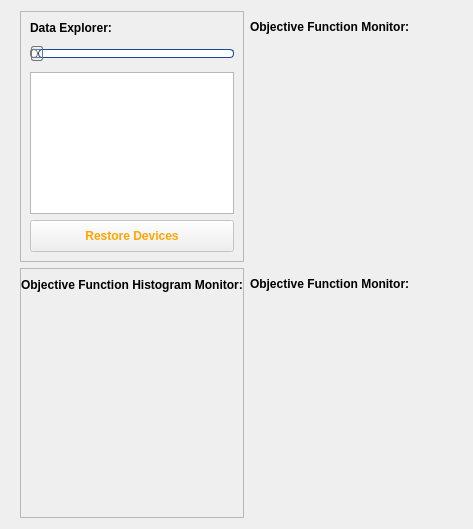
     <widget class="QWidget" name="tab4">
      <attribute name="title">
       <string>Data Browser</string>
      </attribute>
      <layout class="QHBoxLayout" name="horizontalLayout_3" stretch="1,1">
       <property name="leftMargin">
        <number>20</number>
       </property>
       <item>
        <layout class="QVBoxLayout" name="data_layout" stretch="1,1">
         <item>
          <widget class="QFrame" name="frame_2">
           <property name="minimumSize">
            <size>
             <width>0</width>
             <height>0</height>
            </size>
           </property>
           <property name="styleSheet">
            <string notr="true">border-color: blue;</string>
           </property>
           <property name="frameShape">
            <enum>QFrame::StyledPanel</enum>
           </property>
           <property name="frameShadow">
            <enum>QFrame::Raised</enum>
           </property>
           <property name="lineWidth">
            <number>1</number>
           </property>
           <layout class="QVBoxLayout" name="verticalLayout">
            <item>
             <widget class="QLabel" name="label_5">
              <property name="maximumSize">
               <size>
                <width>16777215</width>
                <height>16777215</height>
               </size>
              </property>
              <property name="font">
               <font>
                <weight>75</weight>
                <bold>true</bold>
               </font>
              </property>
              <property name="text">
               <string>Data Explorer:</string>
              </property>
             </widget>
            </item>
            <item>
             <widget class="QSlider" name="browser_data_slider">
              <property name="maximumSize">
               <size>
                <width>16777215</width>
                <height>16777215</height>
               </size>
              </property>
              <property name="toolTip">
               <string>Use this to navigate the data points</string>
              </property>
              <property name="styleSheet">
               <string notr="true">QSlider::groove:horizontal{
border: 1px solid #637EB8;
background: white;
height: 7px;
border-radius: 3px;
}
QSlider::sub-page:horizontal {
background: qlineargradient(x1: 0, y1: 0, x2: 0, y2: 1,
stop: 0 #ABC7EC, stop: 1 #154A98);
border: 1px solid #777;
height: 10px;
border-radius: 4px;
}
QSlider::add-page:horizontal {
background: #fff;
border: 1px solid #154A98;
height: 10px;
border-radius: 4px;
}
QSlider::handle:horizontal{
background: qlineargradient(x1:0, y1:0, x2:1, y2:1,
stop:0 #fff, stop:1 #b3b4b6);
border: 1px solid #777;
width: 10px;
margin-top: -4px;
margin-bottom: -4px;
border-radius: 2px;
}

/*Verticales*/
QSlider::groove:vertical{
border: 1px solid #637EB8;
background: white;
width:7px;
height: 55px;
border-radius: 3px;
}
QSlider::add-page:vertical {
background: qlineargradient(x1: 0, y1: 0, x2: 0, y2: 1,
stop: 0 #ABC7EC, stop: 1 #154A98);
border: 1px solid #154A98;
width: 10px;
border-radius: 4px;
}
QSlider::sub-page:vertical {
background: #fff;
border: 1px solid #777;
width: 7px;
border-radius: 4px;
}
QSlider::handle:vertical{
background: qlineargradient(x1:0, y1:0, x2:1, y2:1,
stop:0 #fff, stop:1 #ABC7EC);
border: 1px solid #777;
height: 5px;
margin-left: -4px;
margin-right: -4px;
border-radius: 2px;
}
/*Horizontales y Verticales*/
QSlider::handle:horizontal:hover,
QSlider::handle:vertical:hover{
border: 1px solid #154A98;
border-radius: 3px;
}</string>
              </property>
              <property name="maximum">
               <number>10</number>
              </property>
              <property name="pageStep">
               <number>10</number>
              </property>
              <property name="orientation">
               <enum>Qt::Horizontal</enum>
              </property>
              <property name="tickPosition">
               <enum>QSlider::TicksBothSides</enum>
              </property>
              <property name="tickInterval">
               <number>1</number>
              </property>
             </widget>
            </item>
            <item>
             <widget class="QTableWidget" name="browser_data_table">
              <property name="minimumSize">
               <size>
                <width>200</width>
                <height>0</height>
               </size>
              </property>
              <property name="maximumSize">
               <size>
                <width>16777215</width>
                <height>16777215</height>
               </size>
              </property>
             </widget>
            </item>
            <item>
             <widget class="QPushButton" name="browser_restore_btn">
              <property name="enabled">
               <bool>false</bool>
              </property>
              <property name="minimumSize">
               <size>
                <width>0</width>
                <height>32</height>
               </size>
              </property>
              <property name="maximumSize">
               <size>
                <width>16777215</width>
                <height>16777215</height>
               </size>
              </property>
              <property name="font">
               <font>
                <weight>75</weight>
                <bold>true</bold>
               </font>
              </property>
              <property name="styleSheet">
               <string notr="true">color: orange</string>
              </property>
              <property name="text">
               <string>Restore Devices</string>
              </property>
             </widget>
            </item>
           </layout>
          </widget>
         </item>
         <item>
          <widget class="QFrame" name="frame_3">
           <property name="minimumSize">
            <size>
             <width>0</width>
             <height>200</height>
            </size>
           </property>
           <property name="styleSheet">
            <string notr="true"/>
           </property>
           <property name="frameShape">
            <enum>QFrame::StyledPanel</enum>
           </property>
           <property name="frameShadow">
            <enum>QFrame::Raised</enum>
           </property>
           <property name="lineWidth">
            <number>1</number>
           </property>
           <layout class="QVBoxLayout" name="verticalLayout_4">
            <property name="leftMargin">
             <number>0</number>
            </property>
            <property name="topMargin">
             <number>0</number>
            </property>
            <property name="rightMargin">
             <number>0</number>
            </property>
            <property name="bottomMargin">
             <number>0</number>
            </property>
            <item>
             <widget class="QLabel" name="label_11">
              <property name="minimumSize">
               <size>
                <width>0</width>
                <height>0</height>
               </size>
              </property>
              <property name="maximumSize">
               <size>
                <width>16777215</width>
                <height>32</height>
               </size>
              </property>
              <property name="font">
               <font>
                <weight>75</weight>
                <bold>true</bold>
               </font>
              </property>
              <property name="text">
               <string>Objective Function Histogram Monitor:</string>
              </property>
             </widget>
            </item>
            <item>
             <widget class="QWidget" name="browser_objhist_plot_panel" native="true">
              <property name="styleSheet">
               <string notr="true"/>
              </property>
             </widget>
            </item>
           </layout>
          </widget>
         </item>
        </layout>
       </item>
       <item>
        <layout class="QVBoxLayout" name="plots_layout">
         <item>
          <widget class="QLabel" name="label">
           <property name="minimumSize">
            <size>
             <width>0</width>
             <height>0</height>
            </size>
           </property>
           <property name="maximumSize">
            <size>
             <width>16777215</width>
             <height>32</height>
            </size>
           </property>
           <property name="font">
            <font>
             <weight>75</weight>
             <bold>true</bold>
            </font>
           </property>
           <property name="text">
            <string>Objective Function Monitor:</string>
           </property>
          </widget>
         </item>
         <item>
          <widget class="QWidget" name="browser_obj_plot_panel" native="true"/>
         </item>
         <item>
          <widget class="QLabel" name="label_4">
           <property name="maximumSize">
            <size>
             <width>16777215</width>
             <height>32</height>
            </size>
           </property>
           <property name="font">
            <font>
             <weight>75</weight>
             <bold>true</bold>
            </font>
           </property>
           <property name="text">
            <string>Objective Function Monitor:</string>
           </property>
          </widget>
         </item>
         <item>
          <widget class="QWidget" name="browser_dev_plot_panel" native="true"/>
         </item>
        </layout>
       </item>
      </layout>
     </widget>
